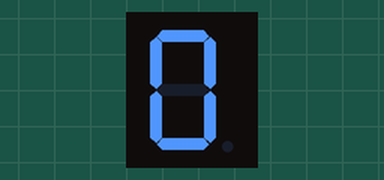
Recording of a sketch running on a simulated Arduino Uno, built with avr-gcc and run on an emulated ATmega328P. Shown: 1-digit seven-segment display. Wiring (inferred from the names in the program): 1-digit 7-segment display, segments lit when LOW: segments pin 3, pin 4, pin 5, pin 6, pin 7, pin 8, pin 9. The segment pins are drawn as the display they are named for.

Above: at 0.1 s.
At 1.1 s:
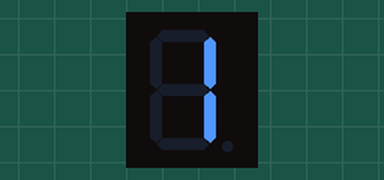
At 2.1 s:
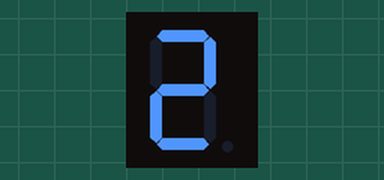
At 3.1 s:
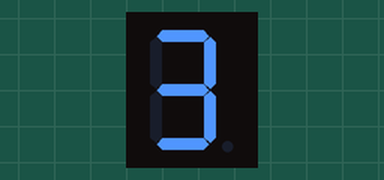
At 4.1 s:
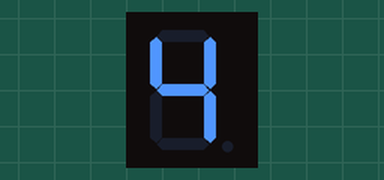

The sketch:

d7.ino
```cpp
int a=3;
int b=4;
int c=5;
int d=6;
int e=7;
int f=8;
int g=9;

void setup() {
 pinMode(a,OUTPUT);
 pinMode(b,OUTPUT);
 pinMode(c,OUTPUT);
 pinMode(d,OUTPUT);
 pinMode(e,OUTPUT);
 pinMode(f,OUTPUT);
 pinMode(g,OUTPUT);

}

void loop(){
 sifir();
 bir();
 iki();
 uc();
 dort();
}
 void sifir(){
  digitalWrite(a,LOW);
  digitalWrite(b,LOW);
  digitalWrite(c,LOW);
  digitalWrite(d,LOW);
  digitalWrite(e,LOW);
  digitalWrite(f,LOW);
  digitalWrite(g,HIGH);
  delay(1000);

}
void bir(){
 digitalWrite(a,HIGH);
 digitalWrite(b,LOW);
 digitalWrite(c,LOW);
 digitalWrite(d,HIGH);
 digitalWrite(e,HIGH);
 digitalWrite(g,HIGH);
 digitalWrite(f,HIGH);
 delay(1000);
}
void iki(){
 digitalWrite(a,LOW);
 digitalWrite(b,LOW);
 digitalWrite(c,HIGH);
 digitalWrite(d,LOW);
 digitalWrite(e,LOW);
 digitalWrite(g,LOW);
 digitalWrite(f,HIGH);
 delay(1000);
}
void uc(){
digitalWrite(a,LOW);
 digitalWrite(b,LOW);
 digitalWrite(c,LOW);
 digitalWrite(d,LOW);
 digitalWrite(e,HIGH);
 digitalWrite(g,LOW);
 digitalWrite(f,HIGH);
 delay(1000);
}
void dort(){
  digitalWrite(a,HIGH);
 digitalWrite(b,LOW);
 digitalWrite(c,LOW);
 digitalWrite(d,HIGH);
 digitalWrite(e,HIGH);
 digitalWrite(g,LOW);
 digitalWrite(f,LOW);
 delay(1000);


}
```

Measured:
- by itself, everything shown: repeats every 5.0 s, in 5 steps
- what the display in image 1 shows lasts 1.0 s, from 1.0 s to 2.0 s
